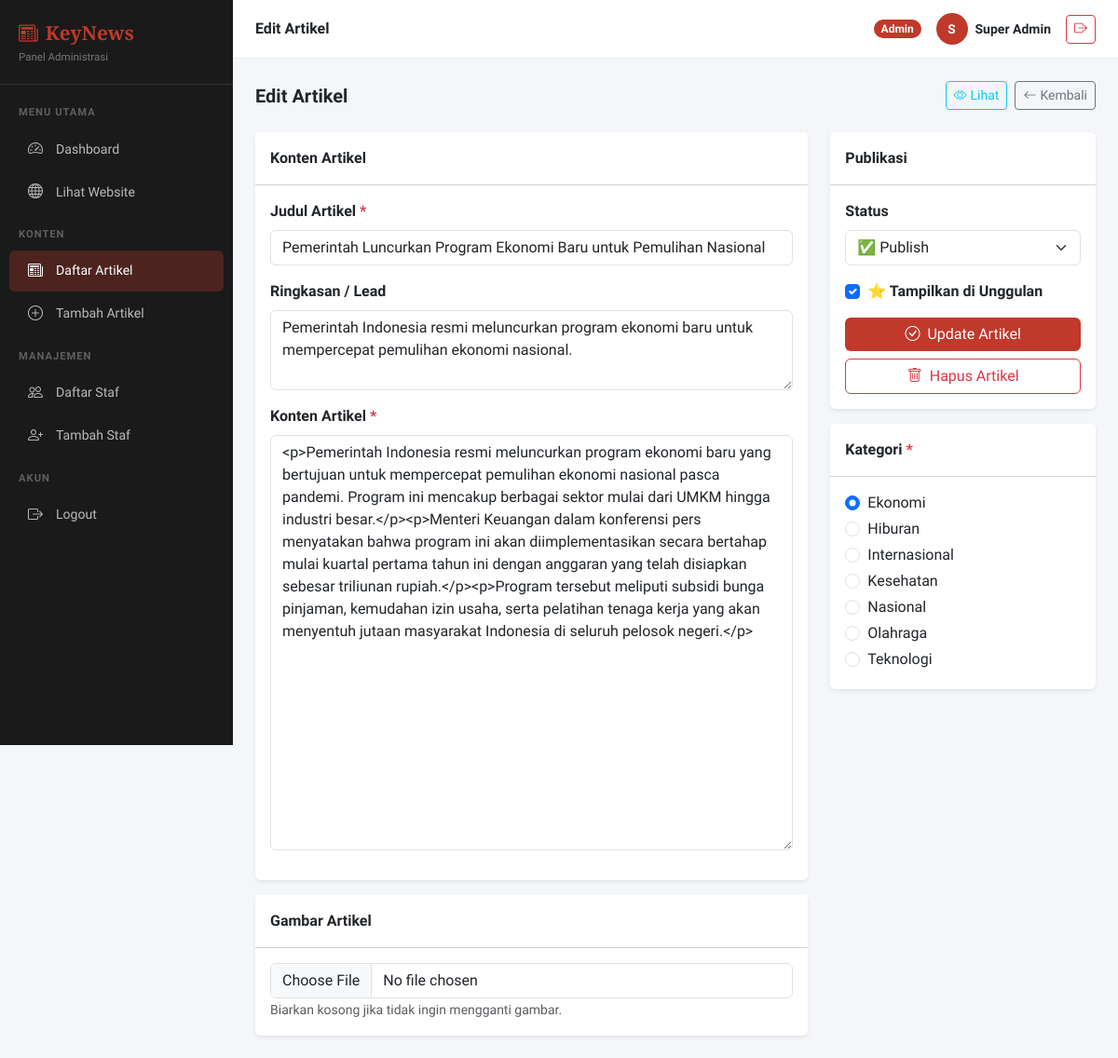
/admin/edit_artikel.php?id=1 (signed in), run on the app's committed database.
### tables this page shows
CREATE TABLE IF NOT EXISTS artikel (
    id INT AUTO_INCREMENT PRIMARY KEY,
    judul VARCHAR(255) NOT NULL,
    slug VARCHAR(255) NOT NULL UNIQUE,
    konten LONGTEXT NOT NULL,
    ringkasan TEXT,
    gambar VARCHAR(255) DEFAULT NULL,
    id_kategori INT NOT NULL,
    id_staf INT NOT NULL,
    status ENUM('draft','publish','arsip') DEFAULT 'draft',
    views INT DEFAULT 0,
    featured TINYINT(1) DEFAULT 0,
    created_at TIMESTAMP DEFAULT CURRENT_TIMESTAMP,
    updated_at TIMESTAMP DEFAULT CURRENT_TIMESTAMP ON UPDATE CURRENT_TIMESTAMP,
    FOREIGN KEY (id_kategori) REFERENCES kategori(id) ON DELETE CASCADE,
    FOREIGN KEY (id_staf) REFERENCES staf(id) ON DELETE CASCADE
);

CREATE TABLE IF NOT EXISTS kategori (
    id INT AUTO_INCREMENT PRIMARY KEY,
    nama VARCHAR(100) NOT NULL,
    slug VARCHAR(100) NOT NULL UNIQUE,
    created_at TIMESTAMP DEFAULT CURRENT_TIMESTAMP
);

### admin/edit_artikel.php (the view, shortened to what this page needs)
<?php
require_once '../includes/koneksi.php';
$id = isset($_GET['id']) ? (int)$_GET['id'] : 0;
$art = $koneksi->query("SELECT * FROM artikel WHERE id=$id")->fetch_assoc();
$kategori_all = $koneksi->query("SELECT * FROM kategori ORDER BY nama");
require_once 'includes/admin_layout.php';
?>
<div class="d-flex justify-content-between align-items-center mb-4">
    <h5 class="fw-bold mb-0">Edit Artikel</h5>
    <div class="d-flex gap-2">
        <a href="../artikel.php?slug=<?= $art['slug'] ?>" target="_blank" class="btn btn-outline-info btn-sm"><i class="bi bi-eye me-1"></i>Lihat</a>
        <a href="artikel_masuk.php" class="btn btn-outline-secondary btn-sm"><i class="bi bi-arrow-left me-1"></i>Kembali</a>
    </div>
</div>
<form method="POST" enctype="multipart/form-data">
    <div class="row g-4">
        <div class="col-lg-8">
            <div class="card border-0 shadow-sm mb-3">
                <div class="card-header bg-white fw-semibold py-3">Konten Artikel</div>
                <div class="card-body">
                    <div class="mb-3">
                        <label class="form-label fw-semibold">Judul Artikel <span class="text-danger">*</span></label>
                        <input type="text" name="judul" class="form-control" value="<?= htmlspecialchars($art['judul']) ?>" required>
                    </div>
                    <div class="mb-3">
                        <label class="form-label fw-semibold">Ringkasan / Lead</label>
                        <textarea name="ringkasan" class="form-control" rows="3"><?= htmlspecialchars($art['ringkasan'] ?? '') ?></textarea>
                    </div>
                    <div class="mb-3">
                        <label class="form-label fw-semibold">Konten Artikel <span class="text-danger">*</span></label>
                        <textarea name="konten" class="form-control" rows="18"><?= htmlspecialchars($art['konten']) ?></textarea>
                    </div>
                </div>
            </div>
            <div class="card border-0 shadow-sm">
                <div class="card-header bg-white fw-semibold py-3">Gambar Artikel</div>
                <div class="card-body">
                    <input type="file" name="gambar" class="form-control" accept="image/*" onchange="previewImage(this)">
                    <small class="text-muted">Biarkan kosong jika tidak ingin mengganti gambar.</small>
                </div>
            </div>
        </div>
        <div class="col-lg-4">
            <div class="card border-0 shadow-sm mb-3">
                <div class="card-header bg-white fw-semibold py-3">Publikasi</div>
                <div class="card-body">
                    <div class="mb-3">
                        <label class="form-label fw-semibold">Status</label>
                        <select name="status" class="form-select">
                            <option value="publish" <?= $art['status']=='publish'?'selected':'' ?>>✅ Publish</option>
                        </select>
                    </div>
                    <div class="form-check mb-3">
                        <input class="form-check-input" type="checkbox" name="featured" id="featured" value="1" <?= $art['featured']?'checked':'' ?>>
                        <label class="form-check-label fw-semibold" for="featured">⭐ Tampilkan di Unggulan</label>
                    </div>
                    <div class="d-grid gap-2">
                        <button type="submit" class="btn btn-merah"><i class="bi bi-check-circle me-2"></i>Update Artikel</button>
                        <a href="hapus_artikel.php?id=<?= $id ?>" class="btn btn-outline-danger" onclick="return confirm('Yakin hapus artikel ini?')"><i class="bi bi-trash me-2"></i>Hapus Artikel</a>
                    </div>
                </div>
            </div>
            <div class="card border-0 shadow-sm">
                <div class="card-header bg-white fw-semibold py-3">Kategori <span class="text-danger">*</span></div>
                <div class="card-body">
                    <?php while ($k = $kategori_all->fetch_assoc()): ?>
                    <div class="form-check mb-1">
                        <input class="form-check-input" type="radio" name="id_kategori" id="kat_<?= $k['id'] ?>" value="<?= $k['id'] ?>" <?= $art['id_kategori']==$k['id']?'checked':'' ?>>
                        <label class="form-check-label" for="kat_<?= $k['id'] ?>"><?= htmlspecialchars($k['nama']) ?></label>
                    </div>
                    <?php endwhile; ?>
                </div>
            </div>
        </div>
    </div>
</form>
<?php require_once 'includes/admin_layout_end.php'; ?>

### admin/includes/admin_layout.php (style rules this page uses)
:root { --merah: #C0392B; }
body { font-family: 'Source Sans 3', sans-serif; background: #f4f6f9; }
.btn-merah { background: var(--merah); color: #fff; border: none; }

### data on the page
artikel: judul "Pemerintah Luncurkan Program Ekonomi Baru untuk Pemulihan Nasional", ringkasan "Pemerintah Indonesia resmi meluncurkan program ekonomi baru untuk mempercepat pemulihan ekonomi nasional.", konten "<p>Pemerintah Indonesia resmi meluncurkan program ekonomi baru yang bertujuan untuk mempercepat pemulihan ekonomi nasional pasca pandemi. Program ini mencakup berbagai sektor mulai dari UMKM hingga industri besar.</p><p>Menteri Keuangan dalam konferensi pers menyatakan bahwa program ini akan diimplementasikan secara bertahap mulai kuartal pertama tahun ini dengan anggaran yang telah disiapkan sebesar triliunan rupiah.</p><p>Program tersebut meliputi subsidi bunga pinjaman, kemudahan izin usaha, serta pelatihan tenaga kerja yang akan menyentuh jutaan masyarakat Indonesia di seluruh pelosok negeri.</p>", status "✅ Publish", featured "☑", id_kategori "☑ Ekonomi", id_kategori "☐ Hiburan", id_kategori "☐ Internasional", id_kategori "☐ Kesehatan", id_kategori "☐ Nasional", id_kategori "☐ Olahraga", id_kategori "☐ Teknologi"
kategori: nama "Ekonomi"
kategori: nama "Hiburan"
kategori: nama "Internasional"
kategori: nama "Kesehatan"
kategori: nama "Nasional"
kategori: nama "Olahraga"
kategori: nama "Teknologi"

### other printed values
SITE_NAME "KeyNews"
$page_title "Edit Artikel"
$_SESSION['staf_role'] "Admin"
substr($_SESSION['staf_nama'], 0, 1) "S"
$_SESSION['staf_nama'] "Super Admin"
